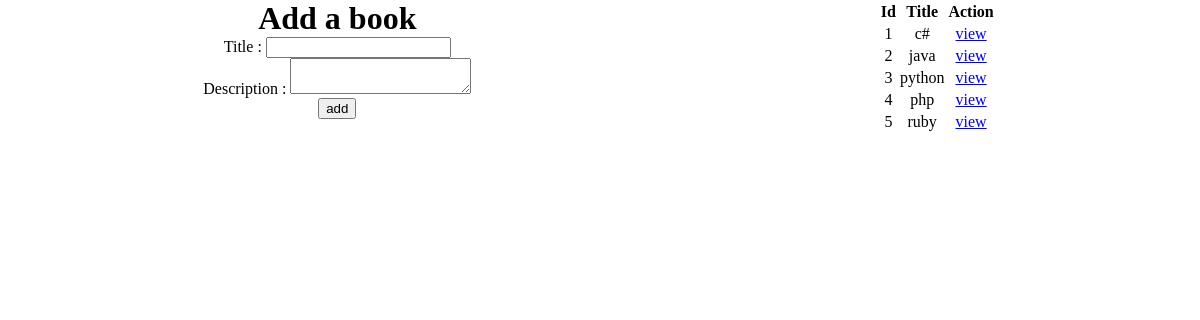
Before: / with the older database file.
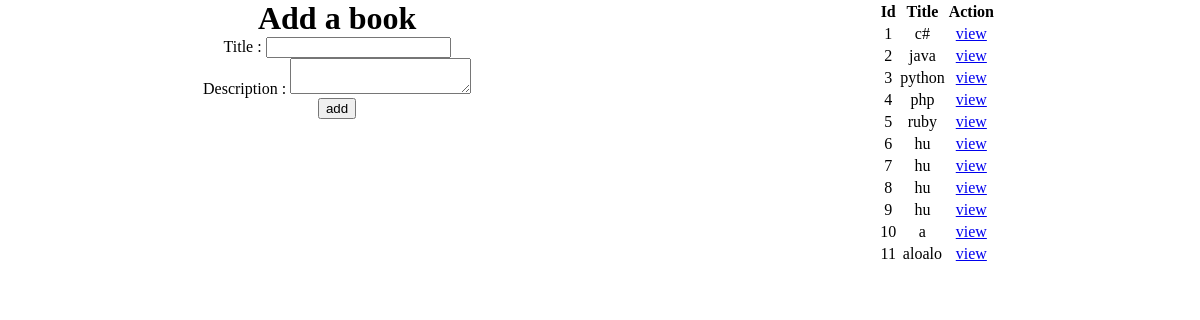
After: the same page with the newer database file.
### bookapp/models.py (models this page shows)
class Books (models.Model):
    title = models.CharField(max_length=255)
    desc=models.TextField(null=True)
    created_at = models.DateTimeField(auto_now_add=True)
    updated_at = models.DateTimeField(auto_now=True)

### bookapp/views.py (the view)
# urls.py: path('', views.index),
def index(request):
    context={
        "all_books" : Books.objects.all(),
    }
    return render (request,'index.html',context)

### bookapp/templates/index.html (shortened to what this page needs)
<!DOCTYPE html>
<html lang="en">
<head>
</head>
<body>
    <main>
        <div class="first">
            <h1>Add a book</h1>
            <form action="/books"  method="POST">
                <label for="title">Title  :</label>
                <input type="text" name="title"><br>
                <label for="desc">Description  :</label>
                <textarea name="desc"></textarea><br>
                <input type="submit" value="add">
            </form>
        </div>
        <div class="first">
           <table>
               <thead>
                   <tr>
                       <th>Id</th>
                       <th>Title</th>
                       <th>Action</th>
                   </tr>
               </thead>
               <tbody>
                {% for book in all_books %}
                <tr>
                  <td>{{book.id}}</td>
                  <td>{{book.title}}</td>
                  <td><a href="books/{{book.id}}">view</a></td>
                </tr>
                {% endfor %}
               </tbody>
           </table>
        </div>
    </main>
</body>
</html>

### bookapp/templates/index.html (style rules this page uses)
* { margin: 0 auto; text-align: center; }
main { display: flex; }

Changed rows visible on the page:
added Books: id "6", title "hu"
added Books: id "7", title "hu"
added Books: id "8", title "hu"
added Books: id "9", title "hu"
added Books: id "10", title "a"
added Books: id "11", title "aloalo"
